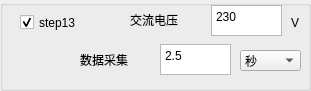
  <widget class="QGroupBox" name="groupBox_19">
   <property name="geometry">
    <rect>
     <x>590</x>
     <y>330</y>
     <width>311</width>
     <height>91</height>
    </rect>
   </property>
   <property name="title">
    <string/>
   </property>
   <widget class="QComboBox" name="comboBox_S13_TIME">
    <property name="geometry">
     <rect>
      <x>240</x>
      <y>50</y>
      <width>61</width>
      <height>21</height>
     </rect>
    </property>
    <item>
     <property name="text">
      <string>秒</string>
     </property>
    </item>
    <item>
     <property name="text">
      <string>毫秒</string>
     </property>
    </item>
    <item>
     <property name="text">
      <string>分钟</string>
     </property>
    </item>
   </widget>
   <widget class="QLabel" name="label_191">
    <property name="geometry">
     <rect>
      <x>130</x>
      <y>10</y>
      <width>71</width>
      <height>20</height>
     </rect>
    </property>
    <property name="text">
     <string>交流电压</string>
    </property>
   </widget>
   <widget class="QTextEdit" name="textEdit_S13_AC_VOLT">
    <property name="geometry">
     <rect>
      <x>211</x>
      <y>5</y>
      <width>71</width>
      <height>31</height>
     </rect>
    </property>
    <property name="html">
     <string>&lt;!DOCTYPE HTML PUBLIC &quot;-//W3C//DTD HTML 4.0//EN&quot; &quot;http://www.w3.org/TR/REC-html40/strict.dtd&quot;&gt;
&lt;html&gt;&lt;head&gt;&lt;meta name=&quot;qrichtext&quot; content=&quot;1&quot; /&gt;&lt;style type=&quot;text/css&quot;&gt;
p, li { white-space: pre-wrap; }
&lt;/style&gt;&lt;/head&gt;&lt;body style=&quot; font-family:'宋体'; font-size:10pt; font-weight:400; font-style:normal;&quot;&gt;
&lt;p style=&quot; margin-top:0px; margin-bottom:0px; margin-left:0px; margin-right:0px; -qt-block-indent:0; text-indent:0px;&quot;&gt;&lt;span style=&quot; font-family:'SimSun'; font-size:9pt;&quot;&gt;230&lt;/span&gt;&lt;/p&gt;&lt;/body&gt;&lt;/html&gt;</string>
    </property>
   </widget>
   <widget class="QTextEdit" name="textEdit_S13_TIME">
    <property name="geometry">
     <rect>
      <x>160</x>
      <y>44</y>
      <width>71</width>
      <height>31</height>
     </rect>
    </property>
    <property name="html">
     <string>&lt;!DOCTYPE HTML PUBLIC &quot;-//W3C//DTD HTML 4.0//EN&quot; &quot;http://www.w3.org/TR/REC-html40/strict.dtd&quot;&gt;
&lt;html&gt;&lt;head&gt;&lt;meta name=&quot;qrichtext&quot; content=&quot;1&quot; /&gt;&lt;style type=&quot;text/css&quot;&gt;
p, li { white-space: pre-wrap; }
&lt;/style&gt;&lt;/head&gt;&lt;body style=&quot; font-family:'宋体'; font-size:10pt; font-weight:400; font-style:normal;&quot;&gt;
&lt;p style=&quot; margin-top:0px; margin-bottom:0px; margin-left:0px; margin-right:0px; -qt-block-indent:0; text-indent:0px;&quot;&gt;&lt;span style=&quot; font-family:'SimSun'; font-size:9pt;&quot;&gt;2.5&lt;/span&gt;&lt;/p&gt;&lt;/body&gt;&lt;/html&gt;</string>
    </property>
   </widget>
   <widget class="QCheckBox" name="checkBox_S13">
    <property name="geometry">
     <rect>
      <x>20</x>
      <y>12</y>
      <width>91</width>
      <height>21</height>
     </rect>
    </property>
    <property name="text">
     <string>step13</string>
    </property>
    <property name="checked">
     <bool>true</bool>
    </property>
   </widget>
   <widget class="QLabel" name="label_194">
    <property name="geometry">
     <rect>
      <x>291</x>
      <y>15</y>
      <width>16</width>
      <height>16</height>
     </rect>
    </property>
    <property name="text">
     <string>V</string>
    </property>
   </widget>
   <widget class="QLabel" name="label_195">
    <property name="geometry">
     <rect>
      <x>80</x>
      <y>50</y>
      <width>71</width>
      <height>20</height>
     </rect>
    </property>
    <property name="text">
     <string>数据采集</string>
    </property>
   </widget>
  </widget>
